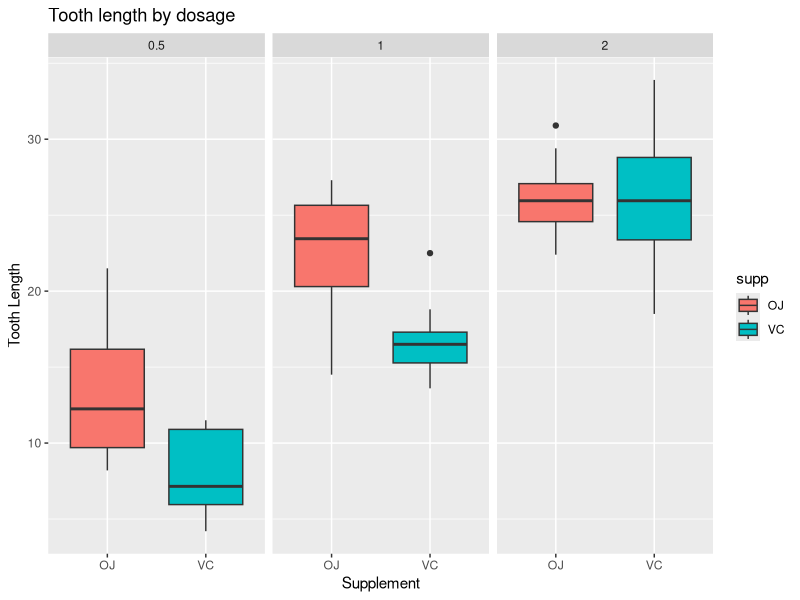

Here is the R script that generated this plot: (Note: this script raises an error after producing the figure.)
## ---- chunk 1
library(datasets)
data(ToothGrowth)
str(ToothGrowth) 
## ---- chunk 2
head(ToothGrowth,5)
## ---- chunk 3
library(ggplot2)
g <- ggplot(ToothGrowth, aes(x=supp,y=len, fill=supp))+geom_boxplot()+facet_wrap(~dose)+xlab('Supplement')+ylab('Tooth Length')+ggtitle("Tooth length by dosage")
print(g)
## ---- chunk 4
aggregate(ToothGrowth$len, by=list('Dose'=ToothGrowth$dose,'Supp'=ToothGrowth$supp), FUN = mean)
## ---- chunk 5
t.test(len~supp, paired=F, var.equal=F, data=ToothGrowth)
## ---- chunk 6
t <- subset(ToothGrowth, dose %in% c(0.5,2))
t.test(len~dose, paired=F, var.equal=F, data=t)
## ---- chunk 7
t05 <- subset(ToothGrowth, dose == 0.5)
t1 <- subset(ToothGrowth, dose == 1)
t2 <- subset(ToothGrowth, dose == 2)
t.test(len~supp, paired=F, var.equal=F, data=t05)
t.test(len~supp, paired=F, var.equal=F, data=t1)
t.test(len~supp, paired=F, var.equal=F, data=t2)
